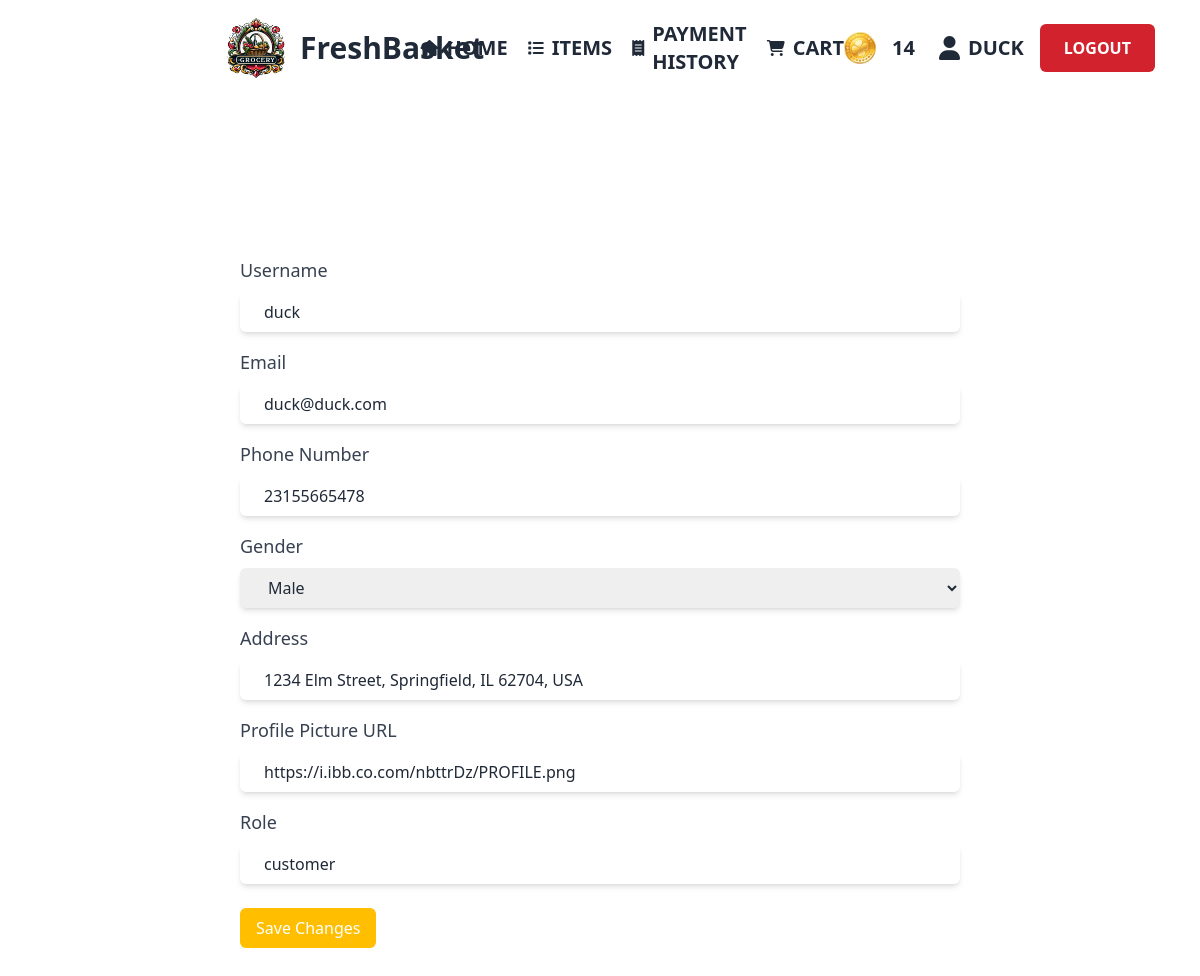
The page /src/editprofile.php (signed in) on the database its author committed.
### tables this page shows
CREATE TABLE `users` (
  `role` varchar(50) NOT NULL,
  `username` varchar(50) NOT NULL,
  `email` varchar(60) NOT NULL,
  `password` varchar(20) NOT NULL,
  `phone_number` varchar(20) DEFAULT NULL,
  `gender` enum('Male','Female') DEFAULT NULL,
  `profileurl` varchar(100) DEFAULT NULL,
  `address` varchar(255) DEFAULT NULL,
  `ban_status` tinyint(1) DEFAULT 1
);

### src/editprofile.php (the view, shortened to what this page needs)
<!DOCTYPE html>
<html data-theme="light" lang="en" style="scroll-behavior: smooth;">
<head>
    <link href="https://cdn.jsdelivr.net/npm/daisyui@4.9.0/dist/full.min.css" rel="stylesheet" type="text/css" />
    <script src="https://cdn.tailwindcss.com"></script>
</head>
<body>
    <header>
      <?php include 'navbar1.php'; ?>
    </header>
    <main class="px-60">
            <?php
            require_once('DBconnect.php');
            $useremail = $_COOKIE['email'];
            $query = "SELECT * FROM users WHERE email = '$useremail'";
            $result = mysqli_query($conn, $query);
            if (mysqli_num_rows($result) > 0){
                $row = mysqli_fetch_assoc($result);
                $username = $row['username'];
                $email = $row['email'];
                $phone = $row['phone_number'];
                $gender = $row['gender'];
                $address = $row['address'];
                $role = $row['role'];
                $profileurl = $row['profileurl'];
            }
            ?>
        <section class="my-40">
            <form action="handleEditProfile.php" method="POST">
                <div class="mb-4">
                    <label for="username" class="block text-lg font-medium text-gray-700">Username</label>
                    <input type="text" name="username" id="username" value="<?php echo $username; ?>" class="mt-2 block w-full shadow-md px-6 py-2 border-gray-300 rounded-md">
                </div>
                <div class="mb-4">
                    <label for="email" class="block text-lg font-medium text-gray-700">Email</label>
                    <input type="email" name="email" id="email" value="<?php echo $email; ?>" class="mt-2 block w-full shadow-md px-6 py-2 border-gray-300 rounded-md" readonly>
                </div>
                <div class="mb-4">
                    <label for="phone" class="block text-lg font-medium text-gray-700">Phone Number</label>
                    <input type="text" name="phone" id="phone" value="<?php echo $phone; ?>" class="mt-2 block w-full shadow-md px-6 py-2 border-gray-300 rounded-md">
                </div>
                <div class="mb-4">
                    <label for="gender" class="block text-lg font-medium text-gray-700">Gender</label>
                    <select name="gender" id="gender" class="mt-2 block w-full shadow-md px-6 py-2 border-gray-300 rounded-md">
                        <option value="Male" <?php if($gender == 'Male') echo 'selected'; ?>>Male</option>
                    </select>
                </div>
                <div class="mb-4">
                    <label for="address" class="block text-lg font-medium text-gray-700">Address</label>
                    <input type="text" name="address" id="address" value="<?php echo $address; ?>" class="mt-2 block w-full shadow-md px-6 py-2 border-gray-300 rounded-md">
                </div>
                <div class="mb-4">
                    <label for="profileurl" class="block text-lg font-medium text-gray-700">Profile Picture URL</label>
                    <input type="text" name="profileurl" id="profileurl" value="<?php echo $profileurl; ?>" class="mt-2 block w-full shadow-md px-6 py-2 border-gray-300 rounded-md">
                </div>
                <div class="mb-4">
                    <label for="role" class="block text-lg font-medium text-gray-700">Role</label>
                    <input type="text" name="role" id="role" value="<?php echo $role; ?>" class="mt-2 block w-full shadow-md px-6 py-2 border-gray-300 rounded-md" readonly>
                </div>
                <div class="mt-6">
                    <button type="submit" class="px-4 py-2 bg-yellowPrimary text-white rounded-md">Save Changes</button>
                </div>
            </form>
        </section>
    </main>
</body>
</html>

### rows shown on the page
users: username "duck", email "duck@duck.com", phone "23155665478", gender "Male", address "1234 Elm Street, Springfield, IL 62704, USA", profileurl "https://i.ibb.co.com/nbttrDz/PROFILE.png", role "customer"

### other values the page prints
$loyaltyPoints "14"
$username "DUCK"
